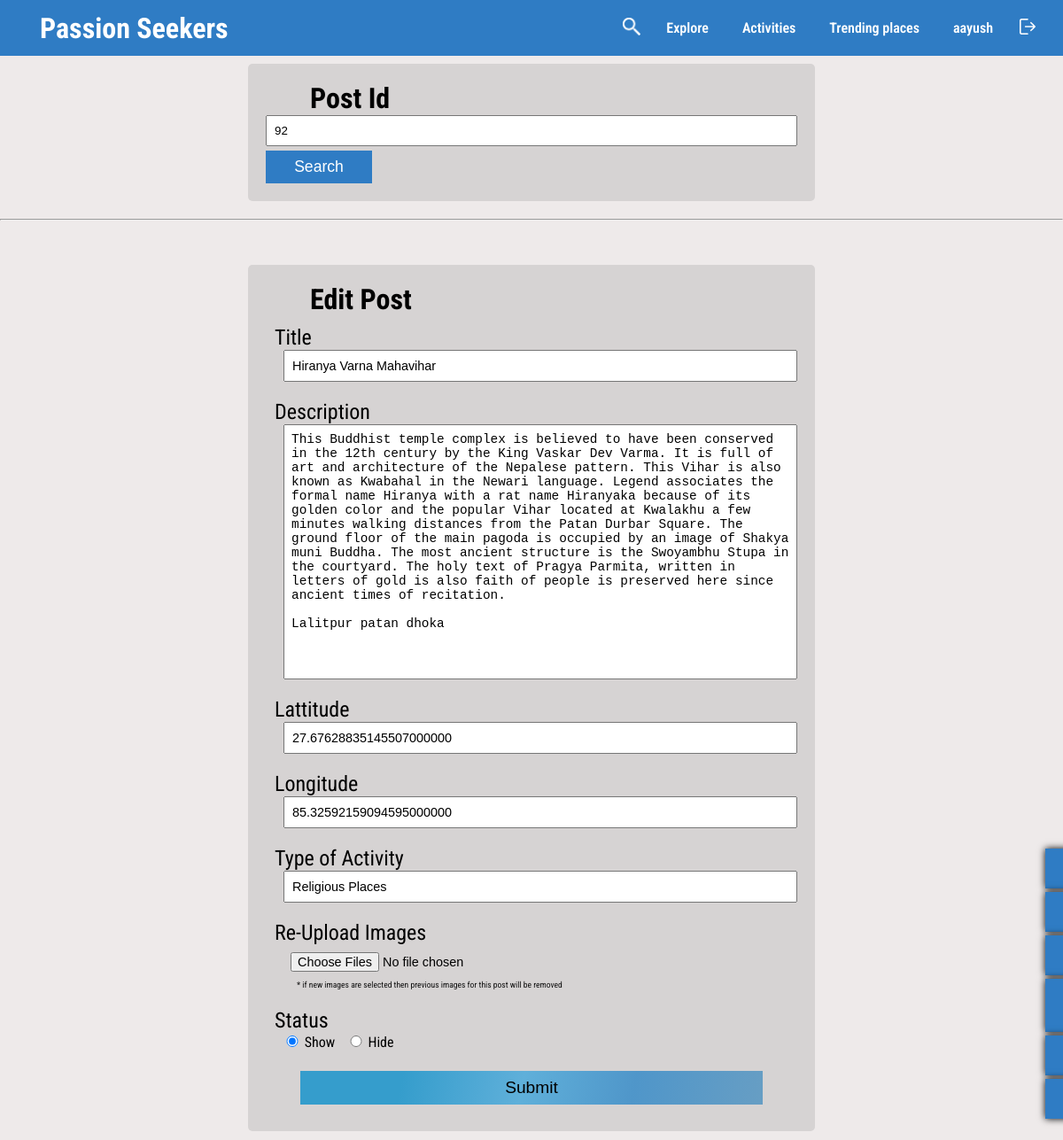
The app's page /editPost.php?id=92 (signed in) with its own data.
### tables this page shows
CREATE TABLE `tbl_location` (
  `id` int NOT NULL,
  `title` varchar(50) NOT NULL,
  `description` text NOT NULL,
  `type_of_activity` varchar(50) NOT NULL,
  `admin_id` int NOT NULL,
  `lattitude` decimal(22,20) NOT NULL,
  `longitude` decimal(22,20) NOT NULL,
  `status` tinyint(1) NOT NULL DEFAULT '1',
  `created_at` timestamp NOT NULL DEFAULT CURRENT_TIMESTAMP,
  `updated_at` timestamp NULL DEFAULT NULL
);

### __connection.php (called while the page is built, shortened)
<?php
function mysqlisAdmin($id, $username)
{
  $query = "SELECT * FROM tbl_admins WHERE username='$username' AND status=1 AND id=$id";
  return $query;
}
function mysqlGetPost($id, $admin = false)
{
  $query = "SELECT
              l.id,l.title,
              l.description,
              a.username,
              l.lattitude,
              l.longitude,
              l.type_of_activity,
              l.created_at,
              l.status,
              l.type_of_activity
            FROM
              `tbl_location` AS l ,`tbl_admins` AS a
            WHERE
              l.admin_id = a.id AND l.id=$id AND l.status=true";
  $query1 = "SELECT `image` FROM `tbl_images` WHERE location_id=$id";
  if ($admin) {
    $query = "SELECT l.id,l.title, l.description, a.username, l.lattitude, l.longitude,l.type_of_activity,l.created_at,l.status
            FROM   `tbl_location` AS l ,`tbl_admins` AS a
            WHERE l.admin_id = a.id AND l.id=$id";
  }
  return [$query, $query1];
}

### editPost.php (the view, shortened to what this page needs)
<?php
require_once './__connection.php';
?>
<!DOCTYPE html>
<html lang="en">
<head>
   <link rel="stylesheet" href="./style/style.css">
   <link rel="stylesheet" href="./style/header-navigationBar.css">
   <link rel="stylesheet" href="./style/edit-post.css">
   <link rel="stylesheet" href="./style/admin-jobs.css">
</head>
<body>
   <?php
   if (isset($_GET['id']) && !empty($_GET['id']) && is_numeric($_GET['id'])) {
      $id = $_GET['id'];
   }
   $checkAdminQuery = mysqlisAdmin($_SESSION['id'], $_SESSION['username']);
   $checkAdminResult = $connection->query($checkAdminQuery);
   if ($checkAdminResult->num_rows == 1) {
      if (isset($id)) {
         $getQuery = mysqlGetPost($id, $admin = true);
         $result = $connection->query($getQuery[0]);
         if ($result->num_rows == 1) {
            $postInformations = $result->fetch_assoc();
         } else {
            $err['id'] = 'Post Not found with id=' . $id . ' !';
            unset($id);
         }
      }
   } else {
      $err['users'] = "Not a valid User!";
   }
   ?>
   <header>
      <?php require_once './__navigationBar.php'; ?>
   </header>
   <?php if ($checkAdminResult->num_rows == 1) {  ?>
      <div class="search__by__post">
         <h2 class="search__by__post__title">Post Id</h2>
         <form method="GET">
            <div class="search__by__post__item">
               <input type="number" name="id" class="search__by__post__item__input" placeholder="Enter post id here!" value=<?php echo isset($id) ? $id : ""; ?>>
               <button class="search__by__post__item__search">Search</button>
            </div>
         </form>
      </div>
      <hr>
      <?php if (isset($id)) { ?>
         <section class="location__information">
            <h2 class="location__information__title">Edit Post</h2>
            <form method="post" class="location__information_upload_form" enctype="multipart/form-data">
               <div class="location_information_upload_form_item">
                  <Label for="title">Title</Label>
                  <input type="text" name="title" id="title" placeholder="Enter title here" value=<?php echo isset($postInformations) ? "\"" . $postInformations['title'] . "\"" : ''; ?>>
               </div>
               <div class="location_information_upload_form_item">
                  <Label for="description">Description</Label>
                  <textarea type="text" name="description" id="description" placeholder="Enter description here"><?php echo isset($postInformations) ? $postInformations['description'] : ''; ?></textarea>
               </div>
               <div class="location_information_upload_form_item">
                  <Label for="lattitude">Lattitude</Label>
                  <input type="number" name="lattitude" id="lattitude" placeholder="Enter lattitude here" value=<?php echo isset($postInformations) ? "\"" . $postInformations['lattitude'] . "\"" : ''; ?> step="any">
               </div>
               <div class="location_information_upload_form_item">
                  <Label for="longitude">Longitude</Label>
                  <input type="number" name="longitude" id="longitude" placeholder="Enter longitude here" value=<?php echo isset($postInformations) ? "\"" . $postInformations['longitude'] . "\"" : ''; ?> step="any">
               </div>
               <div class="location_information_upload_form_item">
                  <Label for="type-of-activity">Type of Activity</Label>
                  <input type="text" name="type-of-activity" id="type-of-activity" placeholder="Enter Type of Activity here" value=<?php echo isset($postInformations) ? "\"" . $postInformations['type_of_activity'] . "\"" : ''; ?>>
               </div>
               <div class="location_information_upload_form_item">
                  <Label for="images">Re-Upload Images</Label>
                  <input type="file" name="images[]" id="images" title="&nbsp;" multiple>
                  <p style="font-size: 0.6rem; color:#111; margin-left:25px;">* if new images are selected then previous images for this post will be removed
               </div>
               <div class="location_information_upload_form_item">
                  <Label for="status">Status</Label>
                  <input type="radio" name="status" id="status" class="location_information_upload_form_item_radio" <?php echo $postInformations['status'] == 1 ? "checked" : " " ?> value="active">
                  <p class="location_information_upload_form_item_text">Show</p>
                  <input type="radio" name="status" id="status" class="location_information_upload_form_item_radio" <?php echo $postInformations['status'] == 0 ? "checked" : " " ?> value="hidden">
                  <p class="location_information_upload_form_item_text">Hide</p>
               </div>
               <div class=" location_information_upload_form_item">
                  <button type="submit" name="update" class="location_information_upload_form_item__submit">Submit</button>
               </div>
            </form>
         </section>
      <?php } ?>
   <?php } ?>
   <?php require_once './__adminJobs.php' ?>
</body>
</html>

### style/style.css (style rules this page uses)
* { box-sizing: border-box; padding: 0; margin: 0; }
:root { --blue: #2f7cc4; --dark-blue:#14436e; --background-color:rgb(238, 234, 234); }
body { font-family: 'Roboto Condensed',sans-serif; font-size: 1rem; background-color:var(--background-color) ; }
hr { width: 100%; margin: 20px 0; }
h2 { margin-left: 50px; }
p { line-height: 1.4; }

### style/header-navigationBar.css (style rules this page uses)
header { max-width: 100vw; }

### style/edit-post.css (style rules this page uses)
.search__by__post { background: rgb(214, 211, 211); border-radius: 5px; margin: 50px auto 0 auto; padding: 20px; width: 40rem; }
.search__by__post__title { font-size: 2rem; }
.search__by__post__item__input { display: block; padding: 8px; width: 100%; }
.search__by__post__item__search { background: var(--blue); border: none; color: white; cursor: pointer; font-size: 1.1rem; font-weight: 400; margin-top: 5px; padding: 8px; transition: all ease 0.3s; width: 20%; }
.location__information { background-color: rgb(214, 211, 211); border-radius: 5px; margin: 50px auto 10px auto; padding: 20px; overflow: hidden; width: 40rem; }
.location__information__title { font-size: 2rem; }
.location_information_upload_form_item label { display: block; font-size: 1.5rem; }
.location_information_upload_form_item { padding: 10px; }
.location_information_upload_form_item input, .location_information_upload_form_item textarea { display: block; font-size: .9rem; margin-left: 10px; padding: 8px; width: 100%; }
.location_information_upload_form_item_radio { display: inline !important; width: 20px !important; }
.location_information_upload_form_item_text { display: inline; }
.location_information_upload_form_item textarea { resize: none; height: 18rem; overflow: scroll; }
.location_information_upload_form_item__submit { background: linear-gradient(100deg, rgba(53, 157, 204, 1) 22%, rgba(73, 169, 219, 0.8435749299719888) 48%, rgba(57, 140, 200, 0.8603816526610644) 72%, rgba(80, 147, 193, 0.835171568627451) 99%); border: none; color: black; cursor: pointer; display: block; font-size: 1.2rem; margin: 0 auto; padding: 8px; transition: all 0.5s ease; width: 90%; }

### records on screen
tbl_location: title "Hiranya Varna Mahavihar", description "This Buddhist temple complex is believed to have been conserved in the 12th century by the King Vaskar Dev Varma. It is full of art and architecture of the Nepalese pattern. This Vihar is also known as Kwabahal in the Newari language. Legend associates the formal name Hiranya with a rat name Hiranyaka because of its golden color and the popular Vihar located at Kwalakhu a few minutes walking distances from the Patan Durbar Square. The ground floor of the main pagoda is occupied by an image of Shakya muni Buddha. The most ancient structure is the Swoyambhu Stupa in the courtyard. The holy text of Pragya Parmita, written in letters of gold is also faith of people is preserved here since…", lattitude "27.67628835145507000000", longitude "85.32592159094595000000", type-of-activity "Religious Places", status "☑ Status"

### other values on screen
$_SESSION['username'] "aayush"
